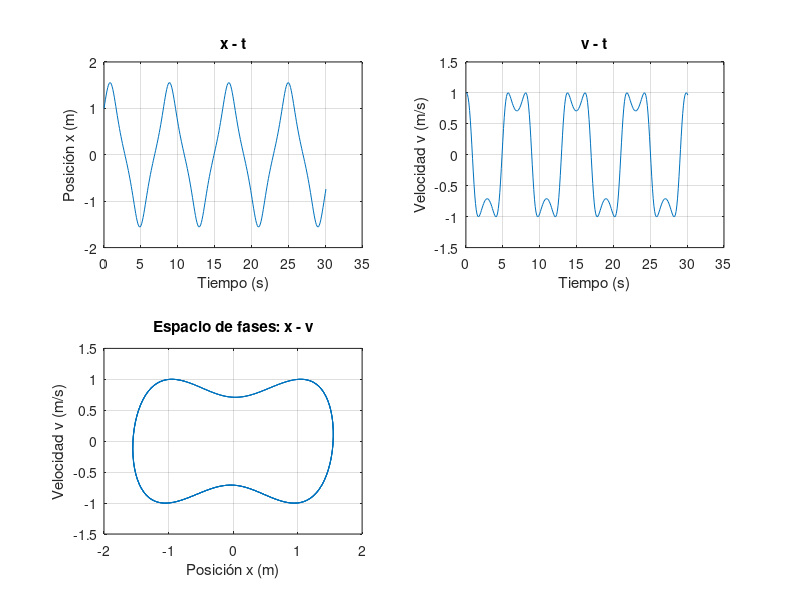

The MATLAB script that drew this image:
clear; clf; hold off;
n = 0;
h = 0.1;

% Condiciones iniciales
t = 0;      % tiempo inicial
x = 1;
v = 1;
tfin = 30;

% Almacenar condiciones iniciales
pt(1) = t;
px(1) = x;
pv(1) = v;
pa(1) = x - x^3;  % aceleración inicial

for t = 0:h:tfin
    n = n + 1;

    a = x - x^3;   % nueva funcion
    v = v + h * a;
    x = x + h * v;

    pt(n + 1) = t + h;    % tiempo corregido
    px(n + 1) = x;
    pv(n + 1) = v;
    pa(n + 1) = a;        % almacenar aceleración
end

subplot(2, 2, 1);
plot(pt, px); grid on;    %tiempo en x, posición en y
xlabel('Tiempo (s)');
ylabel('Posición x (m)');
title('x - t');

subplot(2, 2, 2);
plot(pt, pv); grid on;    % tiempo en x, velocidad en y
xlabel('Tiempo (s)');
ylabel('Velocidad v (m/s)');
title('v - t');

subplot(2, 2, 3);
plot(px, pv); grid on;
xlabel('Posición x (m)');
ylabel('Velocidad v (m/s)');
title('Espacio de fases: x - v');

